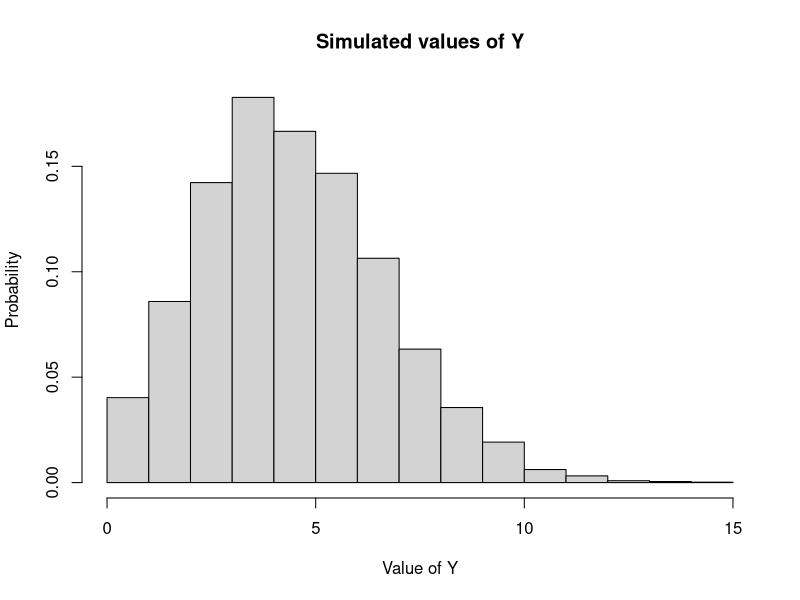
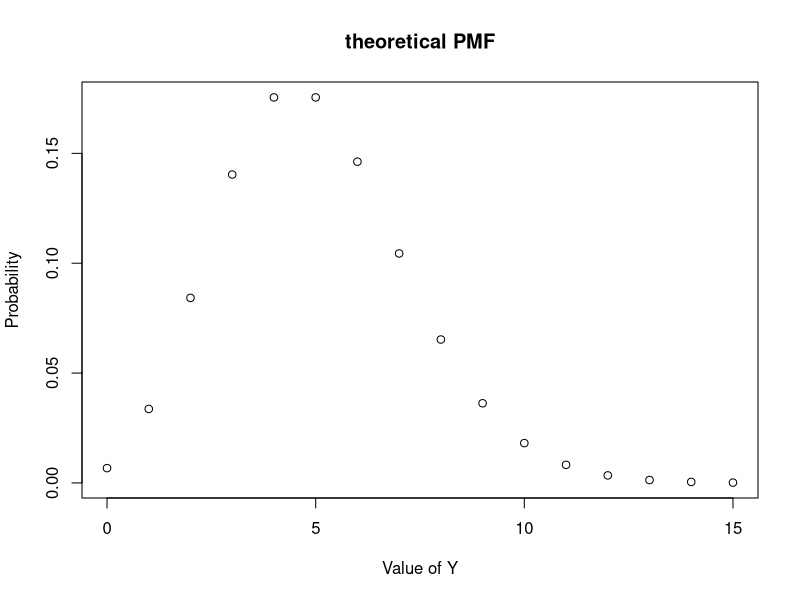
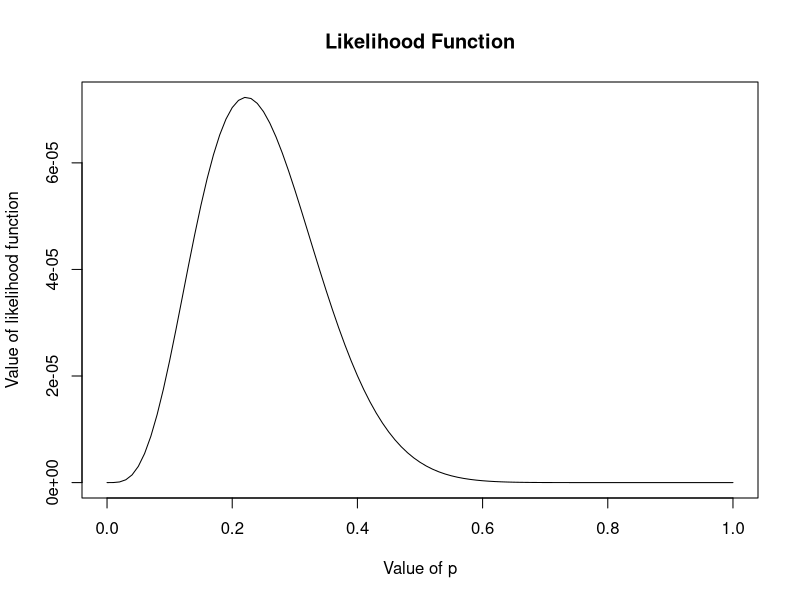
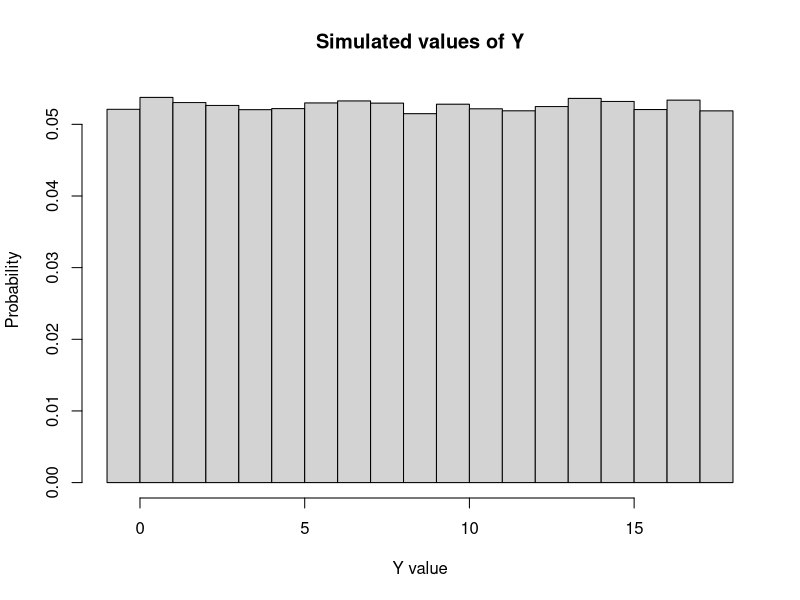
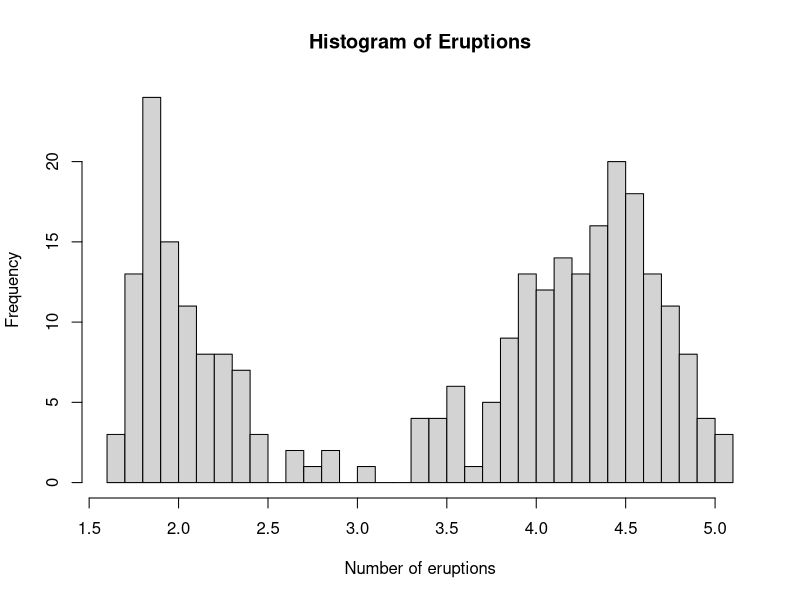
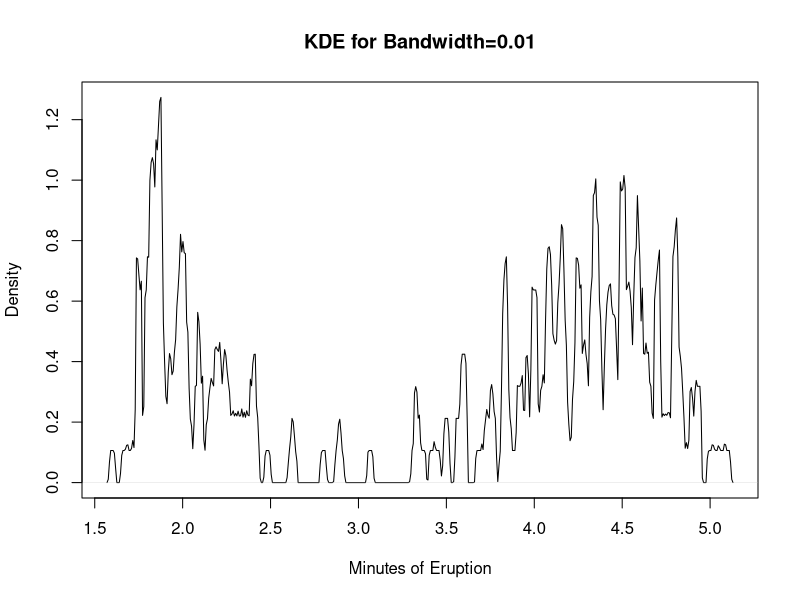
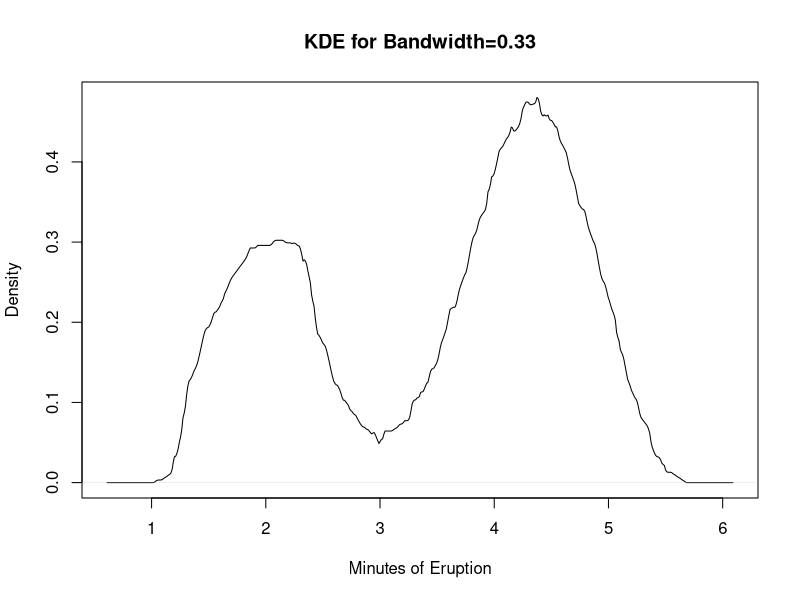
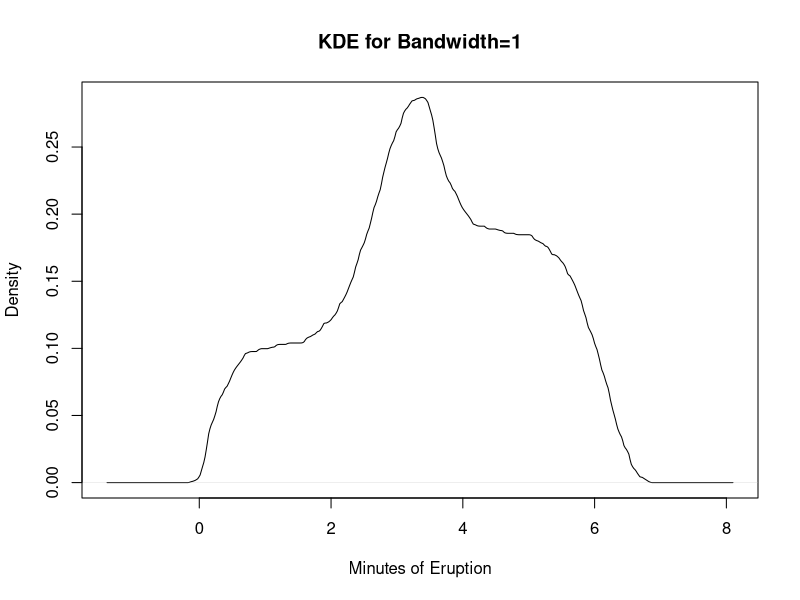

Source code (R) for these figures, in order:
## ---- chunk 1
knitr::opts_chunk$set(
	echo = TRUE,
	message = FALSE,
	warning = FALSE
)
## ---- chunk 2
#define givens in the problem and set seed to 111
set.seed(111)
lambda <- 20
trials <- 10^4
p <- 0.25
#simulate the value of n 
n <- rpois(trials,lambda)
simulated_binomial <- rbinom(trials, n, p)

#Histogram plotting
hist(simulated_binomial, xlab = "Value of Y", ylab = "Probability", main = "Simulated values of Y"
     , freq = F)

#PMF value plotting
xaxis <- 0:15
theoreticalPMF <- dpois(xaxis, lambda * p)
plot(xaxis, theoreticalPMF, xlab = "Value of Y", ylab = "Probability", main = "theoretical PMF")
## ---- chunk 3
  #Define Likelihood function
  L <- function(x){x^4 * (1-x)^14}
  #plot likelihood function
  curve(L, from=0, to=1, xlab="Value of p",
        ylab="Value of likelihood function", main="Likelihood Function")

## ---- chunk 4
#Set the seed and generate p
set.seed(111)
trials <- 10^5
p <- runif(trials)

#run the trials
n <- 18
simulation <- rbinom(trials, n, p)
hist(simulation, xlab = "Y value", ylab= "Probability", main= "Simulated values of Y", freq = F, breaks = seq(-1,18,1))
## ---- chunk 5
sample_mean <- mean(faithful$eruptions)
sample_median <- median(faithful$eruptions)
sample_sd <- sd(faithful$eruptions)

print(paste("Sample Mean: ", sample_mean))
print(paste("Sample Median: ", sample_median))
print(paste("Sample Standard Deviation: ", sample_sd))
## ---- chunk 6
hist(faithful$eruptions, xlab="Number of eruptions", 
     ylab="Frequency", main="Histogram of Eruptions", breaks=30)
## ---- chunk 7
#Bandwidth=0.01
den1 <- density(faithful$eruptions, bw=0.01, kernel="rectangular")
plot(den1, xlab = "Minutes of Eruption", main="KDE for Bandwidth=0.01")
#Bandwidth=0.33
den2 <- density(faithful$eruptions, bw=0.33, kernel="rectangular")
plot(den2, xlab = "Minutes of Eruption", main="KDE for Bandwidth=0.33")
#Bandwidth=1
den3 <- density(faithful$eruptions, bw=1, kernel="rectangular")
plot(den3, xlab = "Minutes of Eruption", main="KDE for Bandwidth=1")
## ---- chunk 8
print(cor(faithful$eruptions, faithful$waiting))
## ---- chunk 9
hist(faithful$eruptions, xlab="Time of Eruption", main="Eruption Times", breaks=30)
hist(faithful$waiting, xlab="Time of Waiting", main="Waiting Times", breaks=30)
## ---- chunk 10
#import library and make a new copy of the data
library(dplyr)

#Specifically choose only the data points that qualify as a short eruption
faithful_short <- faithful %>% filter(eruptions < 2.5)

#calculate the conditional probabilty
conditional <- length(which(faithful_short$waiting < 60)) / length(faithful_short$eruptions)

#calculate the marginal probability
marginal <- length(which(faithful$waiting < 60))/length(faithful$eruptions)

print(paste("Conditional Probability: ", conditional))
print(paste("Marginal Probability: ", marginal))
## ---- chunk 11
#set seed and calculate everything
set.seed(111)
one <- qnorm(0.84,0,1)
two <- qnorm(0.975,0,1)
three <- qnorm (0.9985,0,1)

print(paste("Q(0.84)=",one))
print(paste("Q(0.975)=",two))
print(paste("Q(0.9985)=",three))
## ---- chunk 12
#set seed and number of trials
set.seed(111)
n <- 100
#generate data
simulated_y = rnorm(n,0,1)

#p-quantiles
one <- quantile(simulated_y, probs=0.84)
two <- quantile(simulated_y, probs=0.975)
three <- quantile(simulated_y, probs=0.9985)

print(paste("Quantile(0.84)=",one, ". Percentage Error=", 
            -(qnorm(0.84,0,1)-one)/qnorm(0.84,0,1) * 100))
print(paste("Quantile(0.975)=",two,". Percentage Error=", 
            -(qnorm(0.975,0,1)-two)/qnorm(0.975,0,1) * 100))
print(paste("Quantile(0.9985)=",three,". Percentage Error=", 
            -(qnorm(0.9985,0,1)-three)/qnorm(0.9985,0,1) * 100))

#estimates for mean
print(paste("M_2: ",mean(simulated_y^{2}), ". Percentage Error=",
            (mean(simulated_y^{2})-1)/1*100))
print(paste("M_4: ",mean(simulated_y^{4}), ". Percentage Error=", 
            (mean(simulated_y^{4})-3)/3*100))
print(paste("M_6: ",mean(simulated_y^{6}), ". Percentage Error=", 
            (mean(simulated_y^{6})-15)/15*100))
print(paste("M_8: ",mean(simulated_y^{8}), ". Percentage Error=", 
            (mean(simulated_y^{8})-105)/105*100))
